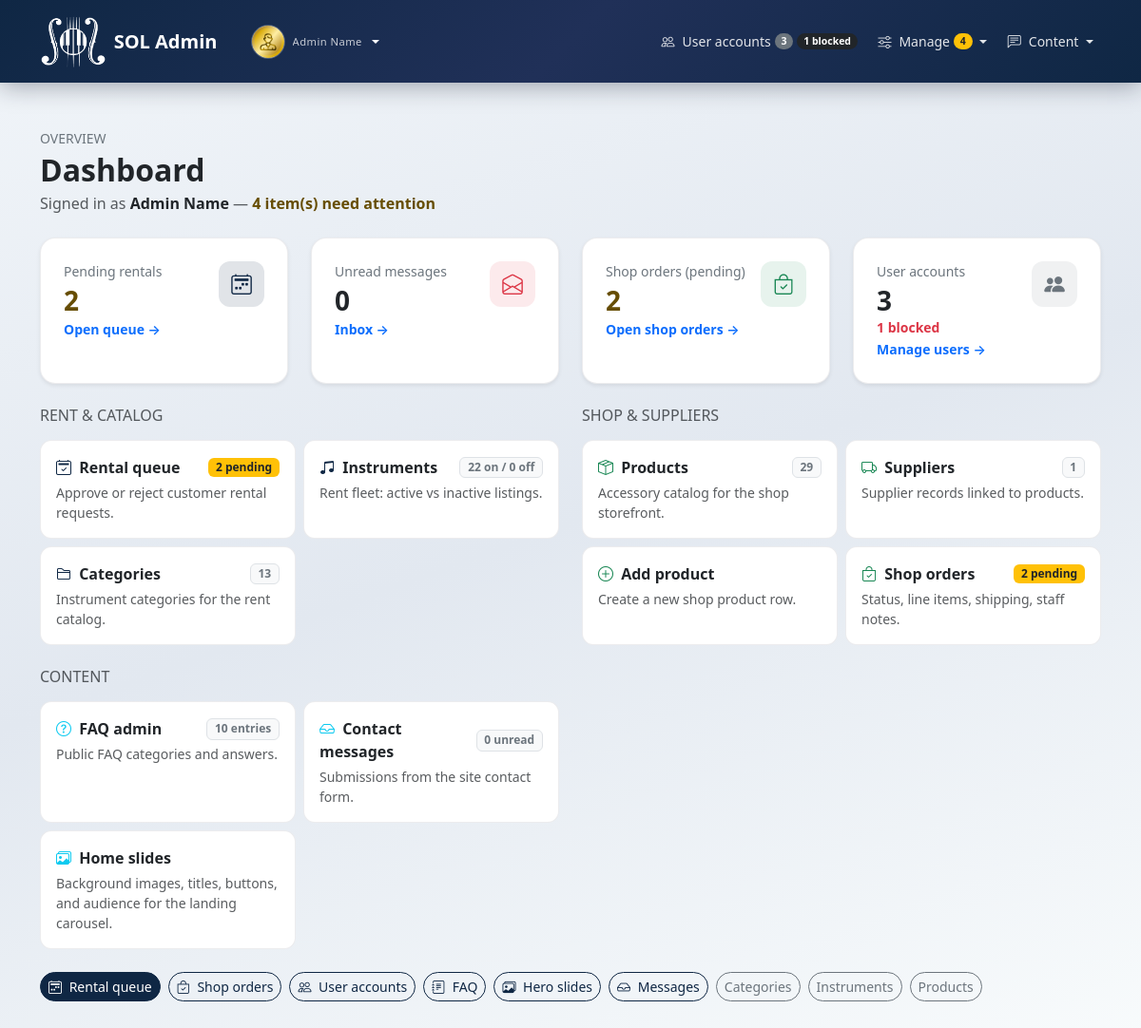
Page /admin/dashboard.php (signed in) on the committed database.
### tables this page shows
CREATE TABLE IF NOT EXISTS `users` (
  `id` int(11) NOT NULL AUTO_INCREMENT,
  `first_name` varchar(255) NOT NULL,
  `last_name` varchar(255) NOT NULL,
  `pass` varchar(255) NOT NULL,
  `email` varchar(255) NOT NULL,
  `dob` date DEFAULT NULL,
  `picture` varchar(255) DEFAULT 'avatar.png',
  `status` varchar(10) NOT NULL DEFAULT 'user',
  `account_blocked` tinyint(1) NOT NULL DEFAULT 0,
  PRIMARY KEY (`id`),
  UNIQUE KEY `uk_users_email` (`email`)
);

### admin/dashboard.php (the view, shortened to what the rows shown need)
<?php
require_once dirname(__DIR__) . "/includes/app.php";
$adminId = (int)$_SESSION["adm"];
$adminName = "Admin";
if ($adminId > 0) {
    $admRes = $connect->prepare("SELECT first_name, last_name FROM users WHERE id = ? LIMIT 1");
    $admRes->bind_param("i", $adminId);
    $admRes->execute();
    $adm = $admRes->get_result()->fetch_assoc();
    if ($adm) {
        $adminName = trim(($adm["first_name"] ?? "") . " " . ($adm["last_name"] ?? ""));
    }
}
$nav_role = "admin";
require_once dirname(__DIR__) . "/includes/layout_top.php";
$ac = $adminNavCounts ?? sol_admin_nav_counts($connect);
$attentionTotal = (int)$ac["pending_rentals"] + (int)$ac["unread_messages"] + (int)$ac["pending_orders"];
?>
<div class="container py-4 py-lg-5" style="max-width: 1140px;">
    <div class="mb-4">
        <h1 class="h2 fw-bold text-dark mb-0">Dashboard</h1>
        <p class="text-muted mb-0 mt-1">Signed in as <span class="fw-semibold text-dark"><?= htmlspecialchars($adminName, ENT_QUOTES, "UTF-8") ?></span><?php if ($attentionTotal > 0): ?> — <span class="text-warning-emphasis fw-semibold"><?= (int)$attentionTotal ?> item(s) need attention</span><?php endif; ?></p>
    </div>
    <div class="row g-4 mb-4">
        <div class="col-lg-6">
            <h2 class="h6 text-uppercase text-muted mb-3">Rent &amp; catalog</h2>
        </div>
        <div class="col-lg-6">
            <h2 class="h6 text-uppercase text-muted mb-3">Shop &amp; suppliers</h2>
        </div>
    </div>
    <div class="row g-4 mb-4">
        <div class="col-lg-6">
            <h2 class="h6 text-uppercase text-muted mb-3">Content</h2>
        </div>
    </div>
</div>
<?php require_once dirname(__DIR__) . "/includes/layout_bottom.php";

### includes/partials/navbar.php (shortened to what the rows shown need)
<?php
$homeUrl = sol_url("index.php");
$isGuest = $nav_role === "guest";
$isAuth = $nav_role === "auth";
$isUser = $nav_role === "user";
$isAdmin = $nav_role === "admin";
$brandHref = $isAdmin ? sol_url("admin/dashboard.php") : ($isGuest ? $homeUrl : sol_url("account/home.php"));
$brandLabel = $isAdmin ? "SOL Admin" : "SOL";
?>
<nav class="navbar navbar-expand-lg sol-navbar py-3" data-bs-theme="dark">
    <div class="container" style="max-width: 1140px;">
        <?php if ($isGuest || $isAuth): ?>
        <a class="navbar-brand d-flex align-items-center gap-2 gap-md-3 text-white text-decoration-none mb-0" href="<?= htmlspecialchars($brandHref, ENT_QUOTES, "UTF-8") ?>">
            <img src="<?= htmlspecialchars(sol_url("info/sol-logo.png"), ENT_QUOTES, "UTF-8") ?>" alt="SOL" class="sol-navbar-logo flex-shrink-0">
            <span class="d-flex flex-column lh-1">
                <span class="fw-semibold"><?= htmlspecialchars($brandLabel, ENT_QUOTES, "UTF-8") ?></span>
            </span>
        </a>
        <?php else: ?>
        <div class="d-flex align-items-center gap-2 gap-md-3 me-2 me-lg-3 flex-shrink-1 min-w-0 sol-navbar-brand-cluster">
            <a class="navbar-brand d-flex align-items-center gap-2 text-white text-decoration-none mb-0 py-0" href="<?= htmlspecialchars($brandHref, ENT_QUOTES, "UTF-8") ?>">
                <img src="<?= htmlspecialchars(sol_url("info/sol-logo.png"), ENT_QUOTES, "UTF-8") ?>" alt="SOL" class="sol-navbar-logo flex-shrink-0">
                <span class="fw-semibold d-none d-sm-inline"><?= htmlspecialchars($brandLabel, ENT_QUOTES, "UTF-8") ?></span>
            </a>
            <div class="dropdown">
                <a class="sol-navbar-user-toggle d-flex align-items-center gap-2 text-white text-decoration-none dropdown-toggle <?= ($isUser && $active_nav === "profile") ? "active" : "" ?>"
                   href="#" id="solNavbarUserMenu" role="button" data-bs-toggle="dropdown" data-bs-auto-close="true" aria-expanded="false" aria-label="Account menu">
                    <img src="<?= htmlspecialchars(sol_url("pictures/" . $userPictureNav), ENT_QUOTES, "UTF-8") ?>"
                         width="36" height="36" alt=""
                         class="rounded-circle border border-light border-opacity-25 object-fit-cover flex-shrink-0">
                    <span class="d-flex flex-column lh-1 text-start min-w-0 d-none d-sm-flex">
                        <span class="sol-brand-sub text-truncate" style="max-width: 9.5rem"><?= htmlspecialchars($displayNameNav, ENT_QUOTES, "UTF-8") ?></span>
                    </span>
                </a>
            </div>
        </div>
        <?php endif; ?>
    </div>
</nav>

### rows in the picture
users: picture (picture), displayNameNav "Admin Name", adminName "Admin Name"

### other values in the picture
$brandLabel "SOL Admin"
$adminNavCounts["users_total"] "3"
$adminNavCounts["blocked_users"] "1"
$adminManageAttention "4"
$attentionTotal "4"
$ac["pending_rentals"] "2"
$ac["unread_messages"] "0"
$ac["pending_orders"] "2"
$ac["users_total"] "3"
$ac["blocked_users"] "1"
$ac["instruments_active"] "22"
$ac["instruments_inactive"] "0"
$ac["categories"] "13"
$ac["products"] "29"
$ac["suppliers"] "1"
